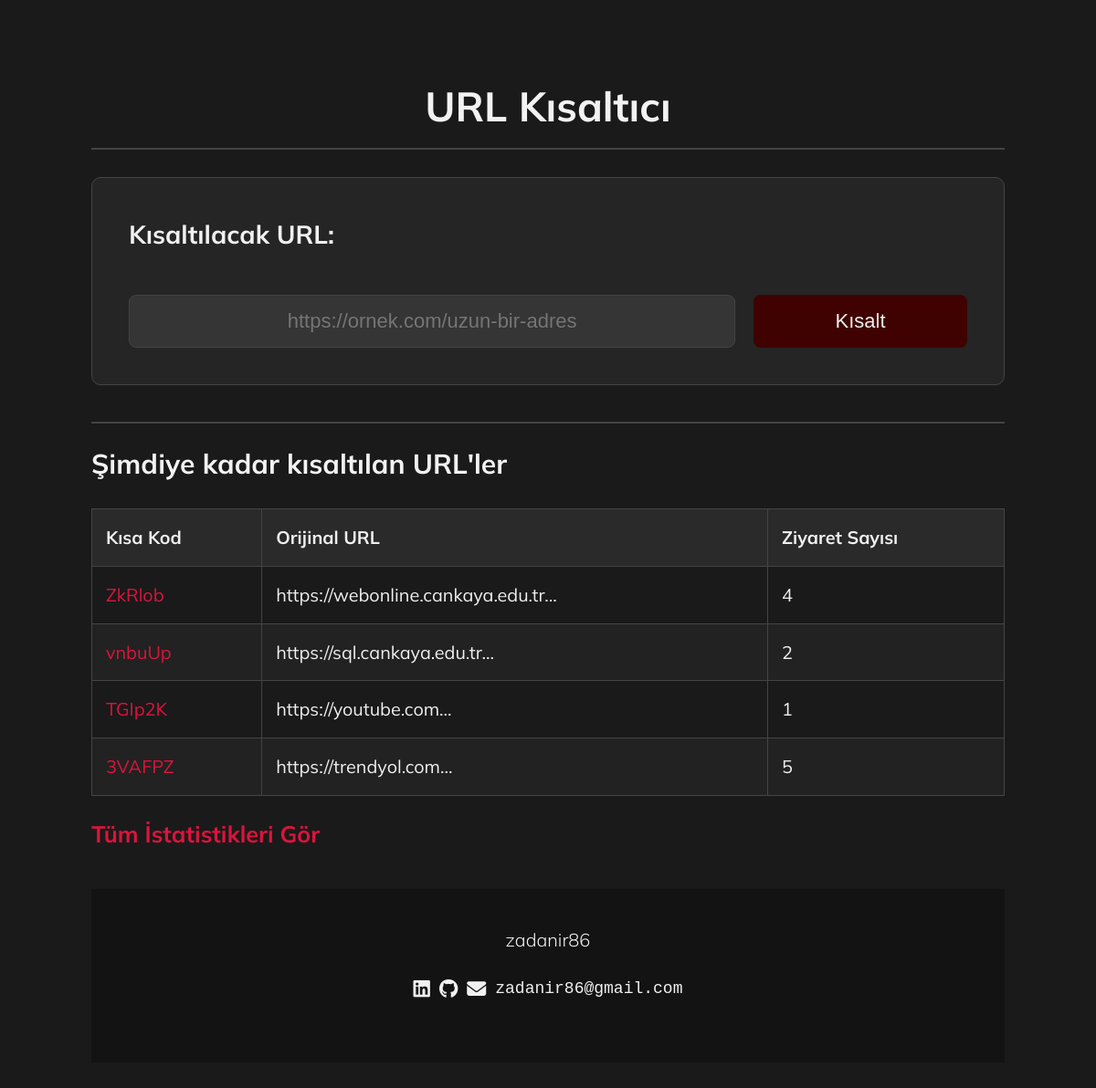
The page / on the database its author committed.
### app.py (models this page shows, shortened)
class URL(db.Model):
    id = db.Column(db.Integer, primary_key=True)
    original_url = db.Column(db.String(512), nullable=False)
    short_code = db.Column(db.String(6), unique=True, nullable=False)
    visits = db.Column(db.Integer, default=0)

### app.py (the view, shortened to what this page needs)
@app.route('/', methods=['GET', 'POST'])
def index():
    return render_template('index.html', urls=URL.query.all())

### templates/index.html (shortened to what this page needs)
<!DOCTYPE html>
<html lang="tr">
<head>
    <link rel="stylesheet" href="/static/index.css">
</head>
<body>
    <h1>URL Kısaltıcı</h1>
    <form method="POST">
        <label for="url">Kısaltılacak URL:</label><br>
        <div id="urlholder">
            <input type="url" id="url" name="url" placeholder="https://ornek.com/uzun-bir-adres" required><br>
            <input type="submit" value="Kısalt">
        </div>
    </form>
    <h2>Şimdiye kadar kısaltılan URL'ler</h2>
    <table>
        <thead>
            <tr>
                <th>Kısa Kod</th>
                <th>Orijinal URL</th>
                <th>Ziyaret Sayısı</th>
            </tr>
        </thead>
        <tbody>
            {% for url in urls %}
            <tr>
                <td><a href="{{ url_for('redirect_to_url', short_code=url.short_code) }}">{{ url.short_code }}</a></td>
                <td>{{ url.original_url[:70] }}...</td>
                <td>{{ url.visits }}</td>
            </tr>
            {% endfor %}
        </tbody>
    </table>
    <p><a href="{{ url_for('stats') }}" target="_blank">Tüm İstatistikleri Gör</a></p>
</body>
<footer>
    <p>zadanir86</p>
    <div class="icons">
        <a href="https://www.linkedin.com/in/zadanir86" target="_blank"><i class="fa-brands fa-linkedin"></i></a>
        <a href="https://github.com/zadanir86" target="_blank"><i class="fa-brands fa-github"></i></a>
        <i class="fa-solid fa-envelope"></i>
        <pre>zadanir86@gmail.com</pre>
    </div>
</footer>
</html>

### static/index.css (style rules this page uses)
body { background-color: #1a1a1a; color: #f0f0f0; font-family: "Mulish", Tahoma, Geneva, Verdana, sans-serif; max-width: 1000px; margin: 30px auto; padding: 20px; font-size: 22px; line-height: 1.6; }
h1 { color: #f2f2f2; border-bottom: 2px solid #444; padding-bottom: 10px; font-size: 45px; text-align: center; }
h2 { color: #f2f2f2; border-top: 2px solid #444; padding-top: 20px; margin-top: 20px; font-size: 30px; }
form { margin-bottom: 40px; padding: 40px; background-color: #252525; border: 1px solid #444; border-radius: 10px; }
label { display: block; margin-bottom: 8px; font-weight: bold; font-size: 28px; }
#urlholder { display: flex; gap: 10px; }
input[type="url"], input[type="submit"] { padding: 15px; margin-top: 10px; font-size: 1em; border-radius: 8px; transition: background-color 0.3s; box-sizing: border-box; margin: 0; }
input[type="url"] { width: 74%; background-color: #353535; color: #f0f0f0; border: 1px solid #444; text-align: center; }
input[type="submit"] { width: 26%; cursor: pointer; background-color: #400101; color: #efefef; border: none; }
table { width: 100%; border-collapse: collapse; margin-top: 25px; font-size: 0.9em; }
th, td { border: 1px solid #444; padding: 15px; text-align: left; }
th { background-color: #2a2a2a; color: #efefef; font-weight: bold; }
tr:nth-child(even) { background-color: #222; }
a { color: crimson; text-decoration: none; transition: color 0.3s; }
p a { font-size: 1.15em; font-weight: bold; }
footer { color: #f0f0f0; background-color: #131313; max-width: 1000px; height: 150px; text-align: center; padding: 20px; margin-top: 40px; }
footer a { color: #f0f0f0; }
.icons { display: flex; align-items: center; text-align: center; gap: 10px; justify-content: center; }
footer p { font-size: 20px; font-weight: 300; }
.icons pre { font-size: 18px; margin: 0; }
.icons i { font-size: 21px; }

### rows shown on the page
URL: short_code "ZkRlob", original_url "https://webonline.cankaya.edu.tr", visits "4"
URL: short_code "vnbuUp", original_url "https://sql.cankaya.edu.tr", visits "2"
URL: short_code "TGIp2K", original_url "https://youtube.com", visits "1"
URL: short_code "3VAFPZ", original_url "https://trendyol.com", visits "5"
